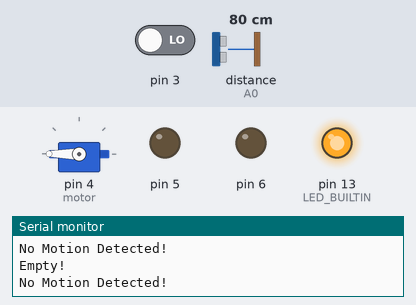
The sketch below on a simulated Arduino Uno, built with avr-gcc and run on an emulated ATmega328P. Parts: servo, output pins drawn as LEDs (lit = HIGH), the last lines printed to the serial monitor. Dashed ring = blinking. Inputs (shaded band) come from the test bench; at power-on: distance to the obstacle (sensor on A0) 80 cm, pin 3 LOW.

Above: at 1.2 s.
1.3 s: distance to the obstacle (sensor on A0) set to 8 cm
3.8 s: distance to the obstacle (sensor on A0) set to 5 cm
At 5.3 s:
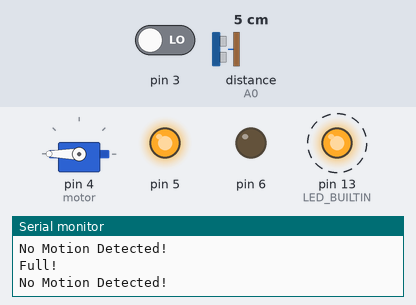
6.5 s: pin 3 driven HIGH
At 9.7 s:
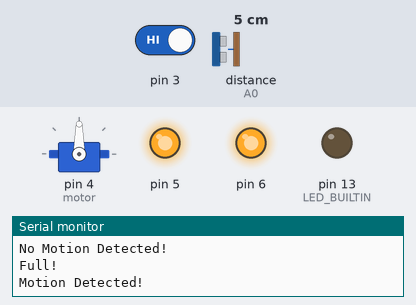
At 17.5 s:
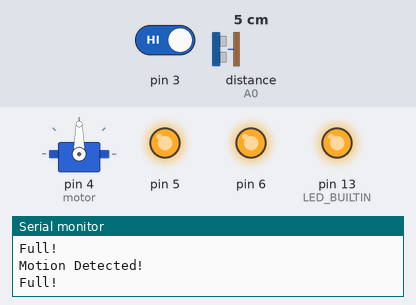
Timing chart, 0 to 27.8 s (numbered marks = the images above; inputs shaded):
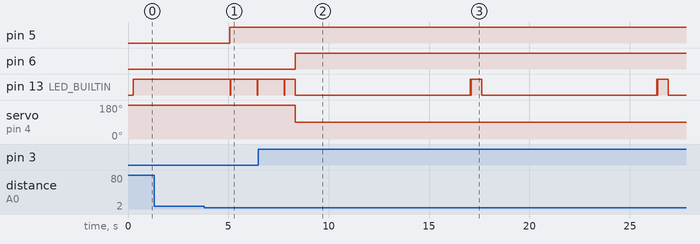

The sketch:

IoT1929_Project_Code.ino
```cpp
#include <SharpIR.h>
SharpIR sensor(SharpIR::GP2Y0A41SK0F, A0);
#include <Servo.h>
Servo motor;
const int motionpin = (3);
const int red = (5);
const int ylw = (6);
void setup() {
  pinMode(LED_BUILTIN, OUTPUT);
  pinMode (red, OUTPUT);
  pinMode (ylw, OUTPUT);
  pinMode (motionpin, INPUT);
  Serial.begin (9600);
  motor.attach (4);
  motor.write (180);
  digitalWrite (red, LOW);
  digitalWrite (ylw, LOW);
}
void loop() {
  int motion = digitalRead (motionpin);
  int fullness = sensor.getDistance();
  if (motion == 1) {
    delay (500);
    if (motion == 1) {
      motor.write (90);
      Serial.println ("Motion Detected!");
      digitalWrite (LED_BUILTIN, 0);
      digitalWrite (ylw, 1);
      delay (7500);
    }
    else {
      motor.write (180);
      Serial.println ("No Motion Detected!");
      digitalWrite (ylw, 0);
      delay(50);
    }
  }
  else {
    motor.write (180);
    Serial.println ("No Motion Detected!");
    digitalWrite (ylw, 0);
    delay(50);
  }
  Serial.println("");
  delay (200);
  if (fullness <= 6) {
    delay(1000);
    fullness = sensor.getDistance();
    if (fullness <= 6) {
      Serial.println("Full!");
      digitalWrite (LED_BUILTIN, 0);
      digitalWrite (LED_BUILTIN, 1);
      digitalWrite (red, 1);
      delay(25);
      digitalWrite (LED_BUILTIN, 0);
      digitalWrite (red, 1);
      delay(25);
    }
    else {
      Serial.println("Not Full!");
      digitalWrite (LED_BUILTIN, 0);
      digitalWrite (LED_BUILTIN, 1);
      delay(50);
      digitalWrite (LED_BUILTIN, 0);
    }
  }
  else {
    Serial.println("Empty!");
    digitalWrite (LED_BUILTIN, 1);
    digitalWrite (red, 0);
  }
  Serial.println("");
  digitalWrite (LED_BUILTIN, 1);
}
```

Measured:
- the behaviour switches between 7 and 6 cm on distance to the obstacle (sensor on A0) (found by bisection; images 0 and 1)
- after the input at 3.8 s, pin 5: LOW → HIGH after 1.3 s; pin 13 (LED_BUILTIN): alternates HIGH for 1.3 s and LOW for 0.03 s, starting after 1.3 s
- after the input at 6.5 s, pin 6: LOW → HIGH after 1.8 s; servo on pin 4 (motor): 180° → 90° after 1.8 s
